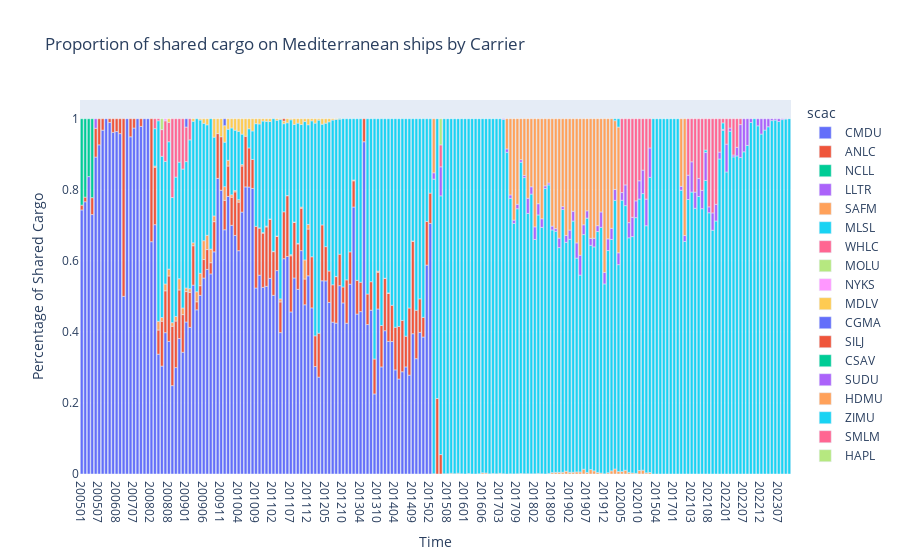

The code cell stored with this chart in its notebook:
### Code cell
#get shared cargo percents from other carriers
df = (
    share_df
    #only maersk vessels but not maersk cargo
    .filter((pl.col('vessel_owner')=='MSCU')&(pl.col('scac')!='MSCU'))
    #get percentages of other carriers
    .group_by('scac','month')
    .agg(pl.col('shared_teus').sum())
    .with_columns(pl.col('shared_teus').sum().over('month').alias('total_shared'))
    .with_columns((pl.col('shared_teus')/pl.col('total_shared')).alias('prop_shared'))
    .sort(by=['month'])
)
#plot
px.bar(df.cast({'scac':pl.Utf8}), x='month', y='prop_shared', color='scac', 
       title='Proportion of shared cargo on Mediterranean ships by Carrier',
       labels={
           'prop_shared':'Percentage of Shared Cargo',
           'month':'Time'
       })

### Figure 1 — Plotly figure (JSON) as saved in the notebook; plotly's stock layout.template omitted (floating-point values rounded to 4 significant figures; data arrays with more than 128 entries replaced by an {"elided": "..."} marker saying what was removed)
{"data": [{"alignmentgroup": "True", "hovertemplate": "scac=CMDU<br>Time=%{x}<br>Percentage of Shared Cargo=%{y}<extra></extra>", "legendgroup": "CMDU", "marker": {"color": "#636efa", "pattern": {"shape": ""}}, "name": "CMDU", "offsetgroup": "CMDU", "orientation": "v", "showlegend": true, "textposition": "auto", "type": "bar", "x": ["200501", "200502", "200503", "200505", "200506", "200507", "200509", "200512", "200601", "200604", "200608", "200703", "200704", "200705", "200706", "200707", "200708", "200709", "200712", "200801", "200802", "200804", "200805", "200806", "200807", "200808", "200809", "200810", "200811", "200812", "200901", "200902", "200903", "200904", "200905", "200906", "200907", "200908", "200909", "200910", "200911", "200912", "201001", "201002", "201003", "201004", "201005", "201006", "201007", "201008", "201009", "201010", "201011", "201012", "201101", "201102", "201103", "201104", "201105", "201106", "201107", "201108", "201109", "201110", "201111", "201112", "201201", "201202", "201203", "201204", "201205", "201206", "201207", "201208", "201209", "201210", "201211", "201212", "201301", "201302", "201304", "201305", "201306", "201307", "201308", "201310", "201311", "201401", "201402", "201403", "201404", "201405", "201406", "201407", "201408", "201409", "201410", "201411", "201412", "201501", "201502", "201804"], "xaxis": "x", "y": [0.7432, 0.7662, 0.8371, 0.7302, 0.8919, 0.9265, 0.9677, 1, 0.9895, 0.9615, 0.9639, 0.958, 0.5, 1, 0.9492, 0.9737, 1, 0.9783, 1, 1, 0.6538, 0.7018, 0.3372, 0.3038, 0.3978, 0.3732, 0.2487, 0.2994, 0.3813, 0.3427, 0.4279, 0.4127, 0.5316, 0.4621, 0.5028, 0.5516, 0.5759, 0.5631, 0.6253, 0.832, 0.7987, 0.6874, 0.7813, 0.6999, 0.6714, 0.6285, 0.7371, 0.8081, 0.8077, 0.8039, 0.5234, 0.5595, 0.5253, 0.5282, 0.5507, 0.5029, 0.5725, 0.3979, 0.606, 0.6123, 0.4561, 0.5517, 0.5198, 0.6287, 0.4763, 0.5579, 0.4675, 0.3025, 0.2726, 0.5439, 0.5436, 0.4828, 0.4274, 0.4248, 0.5301, 0.4815, 0.4244, 0.5342, 0.7515, 0.4501, 0.4571, 0.9351, 0.4206, 0.461, 0.2253, 0.4645, 0.3014, 0.4033, 0.3732, 0.3729, 0.293, 0.2674, 0.2878, 0.3014, 0.2782, 0.3948, 0.3246, 0.3986, 0.3856, 0.5879, 0.7054, 0.0003876], "yaxis": "y"}, {"alignmentgroup": "True", "hovertemplate": "scac=ANLC<br>Time=%{x}<br>Percentage of Shared Cargo=%{y}<extra></extra>", "legendgroup": "ANLC", "marker": {"color": "#EF553B", "pattern": {"shape": ""}}, "name": "ANLC", "offsetgroup": "ANLC", "orientation": "v", "showlegend": true, "textposition": "auto", "type": "bar", "x": ["200501", "200502", "200505", "200506", "200507", "200509", "200601", "200604", "200608", "200703", "200704", "200706", "200707", "200709", "200802", "200804", "200805", "200806", "200807", "200808", "200809", "200810", "200811", "200812", "200901", "200902", "200903", "200904", "200905", "200906", "200907", "200908", "200909", "200910", "200911", "200912", "201001", "201002", "201003", "201004", "201005", "201006", "201007", "201008", "201009", "201010", "201011", "201012", "201101", "201102", "201103", "201104", "201105", "201106", "201107", "201108", "201109", "201110", "201111", "201112", "201201", "201202", "201203", "201204", "201205", "201206", "201207", "201208", "201209", "201210", "201211", "201212", "201301", "201302", "201304", "201305", "201306", "201307", "201308", "201309", "201310", "201311", "201401", "201402", "201403", "201404", "201405", "201406", "201407", "201408", "201409", "201410", "201411", "201412", "201501", "201502", "202203"], "xaxis": "x", "y": [0.01351, 0.01299, 0.04762, 0.08108, 0.07353, 0.03226, 0.01053, 0.03846, 0.03614, 0.04202, 0.5, 0.05085, 0.02632, 0.02174, 0.3462, 0.1614, 0.06802, 0.1263, 0.1178, 0.1843, 0.1671, 0.1311, 0.1367, 0.1059, 0.08557, 0.09856, 0.1108, 0.02265, 0.0272, 0.05205, 0.05578, 0.03156, 0.08491, 0.126, 0.1506, 0.08284, 0.08551, 0.07905, 0.1226, 0.1367, 0.1297, 0.1424, 0.11, 0.08149, 0.1736, 0.1327, 0.1524, 0.1672, 0.1664, 0.1228, 0.09591, 0.08642, 0.1321, 0.171, 0.1581, 0.1566, 0.1278, 0.1192, 0.07252, 0.1316, 0.1439, 0.08642, 0.1237, 0.1572, 0.09633, 0.08853, 0.1051, 0.1307, 0.08854, 0.04482, 0.122, 0.09098, 0.07372, 0.09482, 0.08266, 0.06485, 0.08597, 0.08018, 0.09829, 0.2124, 0.1034, 0.1166, 0.1471, 0.1352, 0.1021, 0.12, 0.148, 0.1444, 0.08647, 0.189, 0.2602, 0.1363, 0.09446, 0.05539, 0.123, 0.08523, 0.05469], "yaxis": "y"}, {"alignmentgroup": "True", "hovertemplate": "scac=NCLL<br>Time=%{x}<br>Percentage of Shared Cargo=%{y}<extra></extra>", "legendgroup": "NCLL", "marker": {"color": "#00cc96", "pattern": {"shape": ""}}, "name": "NCLL", "offsetgroup": "NCLL", "orientation": "v", "showlegend": true, "textposition": "auto", "type": "bar", "x": ["200501", "200502", "200503", "200505"], "xaxis": "x", "y": [0.2432, 0.2208, 0.1629, 0.2222], "yaxis": "y"}, {"alignmentgroup": "True", "hovertemplate": "scac=LLTR<br>Time=%{x}<br>Percentage of Shared Cargo=%{y}<extra></extra>", "legendgroup": "LLTR", "marker": {"color": "#ab63fa", "pattern": {"shape": ""}}, "name": "LLTR", "offsetgroup": "LLTR", "orientation": "v", "showlegend": true, "textposition": "auto", "type": "bar", "x": ["200506"], "xaxis": "x", "y": [0.02703], "yaxis": "y"}, {"alignmentgroup": "True", "hovertemplate": "scac=SAFM<br>Time=%{x}<br>Percentage of Shared Cargo=%{y}<extra></extra>", "legendgroup": "SAFM", "marker": {"color": "#FFA15A", "pattern": {"shape": ""}}, "name": "SAFM", "offsetgroup": "SAFM", "orientation": "v", "showlegend": true, "textposition": "auto", "type": "bar", "x": ["200804", "200805", "200806", "200807", "200808", "200809", "200810", "200811", "200812", "200901", "200902", "200903", "200904", "200905", "200906", "200907", "200908", "200909", "200912", "201001", "201002", "201003", "201004", "201005", "201010", "201011", "201012", "201101", "201102", "201103", "201104", "201106", "201107", "201108", "201109", "201110", "201111", "201112", "201208", "201301", "201310", "201401", "201402", "201409", "201507", "201508", "201509", "201510", "201511", "201512", "201601", "201602", "201603", "201604", "201605", "201606", "201608", "201610", "201611", "201612", "201703", "201704", "201705", "201706", "201707", "201709", "201710", "201711", "201712", "201801", "201802", "201803", "201804", "201806", "201807", "201808", "201809", "201810", "201811", "201812", "201901", "201902", "201903", "201904", "201905", "201906", "201907", "201908", "201909", "201910", "201911", "201912", "202001", "202002", "202003", "202004", "202005", "202006", "202007", "202008", "202009", "202010", "202011", "202012", "202101"], "xaxis": "x", "y": [0.003509, 0.0246, 0.01024, 0.01923, 0.01934, 0.0102, 0.01272, 0.03165, 0.01869, 0.01007, 0.01027, 0.008343, 0.02831, 0.03471, 0.05305, 0.0402, 0.03821, 0.01614, 0.03846, 0.0162, 0.006907, 0.003759, 0.006837, 0.004108, 0.0005721, 0.001736, 0.002229, 0.0007236, 0.0009671, 0.001461, 0.008547, 0.0004572, 0.003111, 0.0009756, 0.001539, 0.003454, 0.05372, 0.01291, 0.0005811, 0.002378, 0.003283, 0.0007416, 0.00135, 0.000935, 0.0006778, 0.0009501, 0.002255, 0.0009994, 0.002267, 0.0007026, 0.0002109, 0.001351, 0.0002647, 0.0001341, 0.0006776, 0.003322, 0.002843, 0.0004063, 0.001384, 0.0005533, 0.001852, 0.0009906, 0.0001344, 0.0007627, 0.0003083, 0.0003518, 0.001353, 0.000849, 0.0009172, 0.0004244, 0.0006394, 0.001581, 0.0006012, 0.0006561, 0.0003454, 0.001524, 0.003874, 0.00475, 0.004693, 0.004921, 0.007984, 0.004749, 0.00498, 0.005891, 0.005856, 0.01343, 0.004505, 0.01247, 0.008848, 0.004319, 0.002592, 0.0005345, 0.00354, 0.008836, 0.0141, 0.007034, 0.007329, 0.01053, 0.004449, 0.002929, 0.001879, 0.009851, 0.01081, 0.003393, 0.004191], "yaxis": "y"}, {"alignmentgroup": "True", "hovertemplate": "scac=MLSL<br>Time=%{x}<br>Percentage of Shared Cargo=%{y}<extra></extra>", "legendgroup": "MLSL", "marker": {"color": "#19d3f3", "pattern": {"shape": ""}}, "name": "MLSL", "offsetgroup": "MLSL", "orientation": "v", "showlegend": true, "textposition": "auto", "type": "bar", "x": {"elided": "179 str values"}, "xaxis": "x", "y": {"elided": "179 float values"}, "yaxis": "y"}, {"alignmentgroup": "True", "hovertemplate": "scac=WHLC<br>Time=%{x}<br>Percentage of Shared Cargo=%{y}<extra></extra>", "legendgroup": "WHLC", "marker": {"color": "#FF6692", "pattern": {"shape": ""}}, "name": "WHLC", "offsetgroup": "WHLC", "orientation": "v", "showlegend": true, "textposition": "auto", "type": "bar", "x": ["200804", "200805", "200806", "200807", "200808", "200809", "200810", "200811", "200812", "200901", "200902"], "xaxis": "x", "y": [0.02807, 0.005789, 0.07509, 0.1142, 0.05461, 0.2219, 0.1644, 0.1223, 0.1417, 0.09732, 0.05955], "yaxis": "y"}, {"alignmentgroup": "True", "hovertemplate": "scac=MOLU<br>Time=%{x}<br>Percentage of Shared Cargo=%{y}<extra></extra>", "legendgroup": "MOLU", "marker": {"color": "#B6E880", "pattern": {"shape": ""}}, "name": "MOLU", "offsetgroup": "MOLU", "orientation": "v", "showlegend": true, "textposition": "auto", "type": "bar", "x": ["200806"], "xaxis": "x", "y": [0.03072], "yaxis": "y"}, {"alignmentgroup": "True", "hovertemplate": "scac=NYKS<br>Time=%{x}<br>Percentage of Shared Cargo=%{y}<extra></extra>", "legendgroup": "NYKS", "marker": {"color": "#FF97FF", "pattern": {"shape": ""}}, "name": "NYKS", "offsetgroup": "NYKS", "orientation": "v", "showlegend": true, "textposition": "auto", "type": "bar", "x": ["200807"], "xaxis": "x", "y": [0.00601], "yaxis": "y"}, {"alignmentgroup": "True", "hovertemplate": "scac=MDLV<br>Time=%{x}<br>Percentage of Shared Cargo=%{y}<extra></extra>", "legendgroup": "MDLV", "marker": {"color": "#FECB52", "pattern": {"shape": ""}}, "name": "MDLV", "offsetgroup": "MDLV", "orientation": "v", "showlegend": true, "textposition": "auto", "type": "bar", "x": ["200808", "200903", "200905", "200906", "200907", "200909", "200910", "200911", "200912", "201001", "201002", "201003", "201004", "201005", "201006", "201007", "201008", "201009", "201010", "201011", "201012", "201101", "201103", "201104", "201105", "201106", "201107", "201108", "201109", "201110", "201111", "201112", "201201", "201202", "201203", "201204", "201205", "201206", "201207", "201208"], "xaxis": "x", "y": [0.01024, 0.007151, 0.003752, 0.01301, 0.01723, 0.05193, 0.04199, 0.05074, 0.04635, 0.0297, 0.02609, 0.03233, 0.03555, 0.04343, 0.04948, 0.02834, 0.03453, 0.01394, 0.01487, 0.006597, 0.007429, 0.007959, 0.004382, 0.001899, 0.007307, 0.01143, 0.003111, 0.0161, 0.01231, 0.01641, 0.008057, 0.01707, 0.005968, 0.01235, 0.003989, 0.01552, 0.01261, 0.008736, 0.003782, 0.001743], "yaxis": "y"}, {"alignmentgroup": "True", "hovertemplate": "scac=CGMA<br>Time=%{x}<br>Percentage of Shared Cargo=%{y}<extra></extra>", "legendgroup": "CGMA", "marker": {"color": "#636efa", "pattern": {"shape": ""}}, "name": "CGMA", "offsetgroup": "CGMA", "orientation": "v", "showlegend": true, "textposition": "auto", "type": "bar", "x": ["200901", "200912"], "xaxis": "x", "y": [0.02349, 0.01972], "yaxis": "y"}, {"alignmentgroup": "True", "hovertemplate": "scac=SILJ<br>Time=%{x}<br>Percentage of Shared Cargo=%{y}<extra></extra>", "legendgroup": "SILJ", "marker": {"color": "#EF553B", "pattern": {"shape": ""}}, "name": "SILJ", "offsetgroup": "SILJ", "orientation": "v", "showlegend": true, "textposition": "auto", "type": "bar", "x": ["201105"], "xaxis": "x", "y": [0.006745], "yaxis": "y"}, {"alignmentgroup": "True", "hovertemplate": "scac=CSAV<br>Time=%{x}<br>Percentage of Shared Cargo=%{y}<extra></extra>", "legendgroup": "CSAV", "marker": {"color": "#00cc96", "pattern": {"shape": ""}}, "name": "CSAV", "offsetgroup": "CSAV", "orientation": "v", "showlegend": true, "textposition": "auto", "type": "bar", "x": ["201209"], "xaxis": "x", "y": [0.001135], "yaxis": "y"}, {"alignmentgroup": "True", "hovertemplate": "scac=SUDU<br>Time=%{x}<br>Percentage of Shared Cargo=%{y}<extra></extra>", "legendgroup": "SUDU", "marker": {"color": "#ab63fa", "pattern": {"shape": ""}}, "name": "SUDU", "offsetgroup": "SUDU", "orientation": "v", "showlegend": true, "textposition": "auto", "type": "bar", "x": ["201704", "201705", "201706", "201707", "201708", "201709", "201710", "201711", "201712", "201801", "201802", "201803", "201804", "201805", "201806", "201807", "201808", "201809", "201810", "201811", "201812", "201901", "201902", "201903", "201904", "201905", "201906", "201907", "201908", "201909", "201910", "201911", "201912", "202001", "202002", "202003", "202004", "202005", "202006", "202007", "202008", "202009", "202010", "202011", "202012", "202101", "202102", "202103", "202104", "202105", "202106", "202107", "202108", "202109", "202110", "202111", "202112", "202201", "202202", "202203", "202204", "202205", "202206", "202207", "202208", "202209", "202211", "202212", "202301", "202303", "202305", "202306", "202307", "202308", "202309"], "xaxis": "x", "y": [0.001981, 0.009409, 0.009496, 0.00925, 0.01078, 0.01258, 0.006969, 0.006175, 0.04274, 0.02061, 0.03549, 0.03163, 0.01786, 0.0168, 0.02414, 0.007369, 0.005336, 0.01078, 0.007457, 0.02671, 0.00826, 0.0194, 0.02601, 0.02758, 0.04285, 0.05583, 0.02764, 0.02063, 0.0194, 0.02439, 0.01653, 0.04331, 0.03233, 0.03298, 0.0315, 0.03078, 0.03338, 0.0217, 0.05839, 0.0428, 0.05439, 0.04728, 0.05144, 0.06603, 0.07501, 0.08282, 0.06852, 0.08517, 0.0455, 0.05103, 0.05158, 0.07889, 0.01666, 0.04878, 0.04702, 0.01937, 0.002613, 0.07838, 0.008778, 0.08169, 0.005278, 0.02418, 0.0928, 0.09321, 0.0751, 0.01052, 0.02011, 0.04328, 0.03202, 0.02271, 0.005402, 0.003965, 0.00772, 0.002491, 0.000759], "yaxis": "y"}, {"alignmentgroup": "True", "hovertemplate": "scac=HDMU<br>Time=%{x}<br>Percentage of Shared Cargo=%{y}<extra></extra>", "legendgroup": "HDMU", "marker": {"color": "#FFA15A", "pattern": {"shape": ""}}, "name": "HDMU", "offsetgroup": "HDMU", "orientation": "v", "showlegend": true, "textposition": "auto", "type": "bar", "x": ["201705", "201706", "201707", "201708", "201709", "201710", "201711", "201712", "201801", "201802", "201803", "201804", "201805", "201806", "201807", "201808", "201809", "201810", "201811", "201812", "201901", "201902", "201903", "201904", "201905", "201906", "201907", "201908", "201909", "201910", "201911", "201912", "202001", "202002", "202003", "202004"], "xaxis": "x", "y": [0.08506, 0.2146, 0.2854, 0.1904, 0.2409, 0.1153, 0.1596, 0.2239, 0.1915, 0.3044, 0.2392, 0.1522, 0.3288, 0.2817, 0.189, 0.181, 0.3023, 0.3094, 0.3361, 0.2474, 0.3285, 0.3134, 0.2605, 0.3495, 0.3843, 0.2986, 0.2592, 0.3369, 0.3364, 0.3011, 0.2624, 0.4327, 0.3382, 0.3084, 0.1935, 0.3539], "yaxis": "y"}, {"alignmentgroup": "True", "hovertemplate": "scac=ZIMU<br>Time=%{x}<br>Percentage of Shared Cargo=%{y}<extra></extra>", "legendgroup": "ZIMU", "marker": {"color": "#19d3f3", "pattern": {"shape": ""}}, "name": "ZIMU", "offsetgroup": "ZIMU", "orientation": "v", "showlegend": true, "textposition": "auto", "type": "bar", "x": ["202003", "202004", "202107", "202112"], "xaxis": "x", "y": [0.005532, 0.02354, 0.006794, 0.01829], "yaxis": "y"}, {"alignmentgroup": "True", "hovertemplate": "scac=SMLM<br>Time=%{x}<br>Percentage of Shared Cargo=%{y}<extra></extra>", "legendgroup": "SMLM", "marker": {"color": "#FF6692", "pattern": {"shape": ""}}, "name": "SMLM", "offsetgroup": "SMLM", "orientation": "v", "showlegend": true, "textposition": "auto", "type": "bar", "x": ["202005", "202006", "202007", "202008", "202009", "202010", "202011", "202012", "202101", "202102", "202103", "202104", "202105", "202106", "202107", "202108", "202109", "202110", "202111", "202112", "202201", "202202", "202203", "202204", "202205", "202206"], "xaxis": "x", "y": [0.2079, 0.1863, 0.2925, 0.2775, 0.2312, 0.1747, 0.1447, 0.2263, 0.0823, 0.159, 0.1213, 0.2066, 0.168, 0.2017, 0.08814, 0.2481, 0.2652, 0.2409, 0.09402, 0.01179, 0.07157, 0.02641, 0.06175, 0.1022, 0.0806, 0.01653], "yaxis": "y"}, {"alignmentgroup": "True", "hovertemplate": "scac=HAPL<br>Time=%{x}<br>Percentage of Shared Cargo=%{y}<extra></extra>", "legendgroup": "HAPL", "marker": {"color": "#B6E880", "pattern": {"shape": ""}}, "name": "HAPL", "offsetgroup": "HAPL", "orientation": "v", "showlegend": true, "textposition": "auto", "type": "bar", "x": ["202203"], "xaxis": "x", "y": [0.07367], "yaxis": "y"}], "layout": {"barmode": "relative", "legend": {"title": {"text": "scac"}, "tracegroupgap": 0}, "title": {"text": "Proportion of shared cargo on Mediterranean ships by Carrier"}, "xaxis": {"anchor": "y", "domain": [0, 1], "title": {"text": "Time"}}, "yaxis": {"anchor": "x", "domain": [0, 1], "title": {"text": "Percentage of Shared Cargo"}}}}
